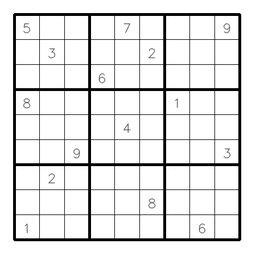
#> input picture Lab Practicals/Lab12/sudoku.png, 256 x 256 px, shrunk from 450 x 450 before the run
$ jupyter execute --allow-errors 1.ipynb
#> lines starting #> are read from the running program, lines starting #| are printed output that depends on the picture; after the words box and inside, x2 and y2 are one past the last pixel; in counts of white or black regions, pixels touching at a corner belong together
[cell 1]
import cv2
import numpy as np
import math
import matplotlib.pyplot as plt

[cell 2]
def gaussian_kernel_5(sigma=1.0):
    k = np.zeros((5, 5), dtype=np.float64)
    for y in range(-2, 3):
        for x in range(-2, 3):
            k[y + 2, x + 2] = math.exp(-(x * x + y * y) / (2 * sigma * sigma))
    return k / k.sum()


def convolve_zero(image, kernel):
    src = np.asarray(image, dtype=np.float64)
    k = np.asarray(kernel, dtype=np.float64)
    kh, kw = k.shape
    ph, pw = kh // 2, kw // 2

    padded = np.zeros((src.shape[0] + 2 * ph, src.shape[1] + 2 * pw), dtype=np.float64)
    padded[ph : ph + src.shape[0], pw : pw + src.shape[1]] = src

    out = np.zeros_like(src)

    for y in range(src.shape[0]):
        for x in range(src.shape[1]):
            total = 0.0
            for ky in range(kh):
                for kx in range(kw):
                    total += padded[y + ky, x + kx] * k[ky, kx]
            out[y, x] = total
    return out


def canny_manual(gray, low, high):
    smooth = convolve_zero(gray, gaussian_kernel_5(1.0))

    sx = np.array([[-1, 0, 1], [-2, 0, 2], [-1, 0, 1]], dtype=float)
    sy = np.array([[-1, -2, -1], [0, 0, 0], [1, 2, 1]], dtype=float)

    gx, gy = convolve_zero(smooth, sx), convolve_zero(smooth, sy)

    mag = np.sqrt(gx * gx + gy * gy)
    angle = np.degrees(np.arctan2(gy, gx))
    angle = np.mod(angle, 180.0)

    nms = np.zeros_like(mag)
    h, w = mag.shape

    for y in range(1, h - 1):
        for x in range(1, w - 1):
            a = angle[y, x]
            if a < 22.5 or a >= 157.5:
                p, q = mag[y, x - 1], mag[y, x + 1]
            elif a < 67.5:
                p, q = mag[y - 1, x + 1], mag[y + 1, x - 1]
            elif a < 112.5:
                p, q = mag[y - 1, x], mag[y + 1, x]
            else:
                p, q = mag[y - 1, x - 1], mag[y + 1, x + 1]

            if mag[y, x] >= p and mag[y, x] >= q:
                nms[y, x] = mag[y, x]

    state = np.zeros((h, w), dtype=np.uint8)
    state[(nms >= low) & (nms < high)] = 1
    state[nms >= high] = 2

    edges = np.zeros((h, w), dtype=np.uint8)
    stack = [(int(y), int(x)) for y, x in zip(*np.nonzero(state == 2))]
    for y, x in stack:
        edges[y, x] = 255

    while stack:
        y, x = stack.pop()
        for dy in (-1, 0, 1):
            for dx in (-1, 0, 1):
                ny, nx = y + dy, x + dx
                if 0 <= ny < h and 0 <= nx < w and state[ny, nx] == 1:
                    state[ny, nx] = 2
                    edges[ny, nx] = 255
                    stack.append((ny, nx))
    return smooth, mag, nms, edges

[cell 3]
messi = cv2.imread("messi.png", cv2.IMREAD_GRAYSCALE)
#> (the rest of this cell did not finish here and is left out)

[cell 4]
plt.subplot(2, 2, 1)
#> (the rest of this cell did not finish here and is left out)

# Q2

[cell 5]
def hough_lines(edge, vote_threshold=100):
    h, w = edge.shape

    rho_max = int(math.ceil(math.sqrt(h * h + w * w)))
    thetas = np.arange(180)

    cos_t = np.cos(np.deg2rad(thetas))
    sin_t = np.sin(np.deg2rad(thetas))

    acc = np.zeros((2 * rho_max + 1, 180), dtype=np.uint32)

    ys, xs = np.nonzero(edge)

    for y, x in zip(ys, xs):
        for ti in range(180):
            rho = int(round(x * cos_t[ti] + y * sin_t[ti]))
            acc[rho + rho_max, ti] += 1

    peaks = []
    for ri in range(acc.shape[0]):
        for ti in range(180):
            if acc[ri, ti] >= vote_threshold:
                peaks.append((ri - rho_max, ti, int(acc[ri, ti])))
    return acc, peaks


def paint_hough_lines(rgb, peaks):
    out = rgb.copy()

    h, w = out.shape[:2]

    for rho, theta, _votes in peaks:
        t = math.radians(theta)
        ct, st = math.cos(t), math.sin(t)
        pts = []

        if abs(st) > 1e-12:
            for x in (0, w - 1):
                y = (rho - x * ct) / st
                if 0 <= y < h:
                    pts.append((int(round(x)), int(round(y))))

        if abs(ct) > 1e-12:
            for y in (0, h - 1):
                x = (rho - y * st) / ct
                if 0 <= x < w:
                    pts.append((int(round(x)), int(round(y))))

        # Remove duplicate intersections while preserving order.
        pts = list(dict.fromkeys(pts))
        if len(pts) < 2:
            continue
        x0, y0 = pts[0]
        x1, y1 = pts[1]
        steps = max(abs(x1 - x0), abs(y1 - y0), 1)

        for i in range(steps + 1):
            x = int(round(x0 + (x1 - x0) * i / steps))
            y = int(round(y0 + (y1 - y0) * i / steps))
            if 0 <= y < h and 0 <= x < w:
                out[y, x] = [255, 0, 0]
    return out

[cell 6]
sudoku = cv2.imread("sudoku.png", cv2.IMREAD_GRAYSCALE)
#> sudoku is the input picture: shape (256, 256); min 0, max 255, mean 228.1
sudoku_rgb = cv2.imread("sudoku.png")
_, _, _, sudoku_edges = canny_manual(sudoku, 50, 150)
#> in convolve_zero, `k = np.asarray(kernel, dtype=np.float64)`: k = [[0.00297, 0.0133, 0.0219, 0.0133, 0.00297], [0.0133, 0.0596, 0.0983, 0.0596, 0.0133], [0.0219, 0.0983, 0.162, 0.0983, 0.0219], [0.0133, 0.0596, 0.0983, 0.0596, 0.0133], [0.00297, 0.0133, 0.0219, 0.0133, 0.00297]]
#> after the loop in convolve_zero (call 2), `for y in range(src.shape[0]):`:
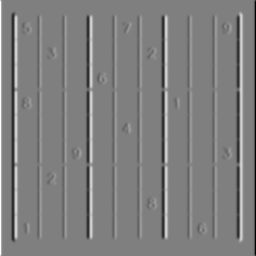
#> out: shape (256, 256) float64; min -964.4, max 964.4, mean 0; drawn with min black and max white
#> after the loop in convolve_zero (call 3), `for y in range(src.shape[0]):`:
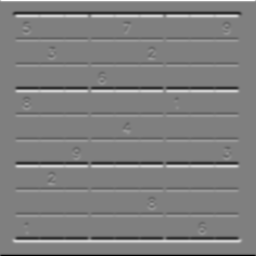
#> out: shape (256, 256) float64; min -964.4, max 964.4, mean 0; drawn with min black and max white
#> in canny_manual, `mag = np.sqrt(gx * gx + gy * gy)`:
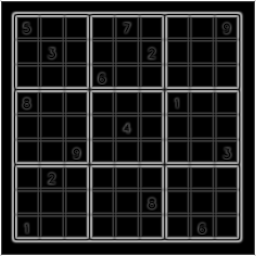
#> mag: shape (256, 256) float64; min 2.84e-14, max 964.4, mean 134.4; drawn with min black and max white
#> in canny_manual, `angle = np.degrees(np.arctan2(gy, gx))`:
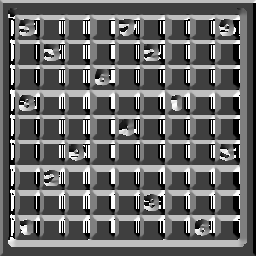
#> angle: shape (256, 256) float64; min -180, max 180, mean -31.9; drawn with min black and max white
#> in canny_manual, `angle = np.mod(angle, 180.0)`:
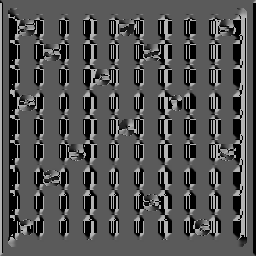
#> angle: shape (256, 256) float64; min 0, max 180, mean 81.7
#> after the loop in canny_manual, `for y in range(1, h - 1):`:
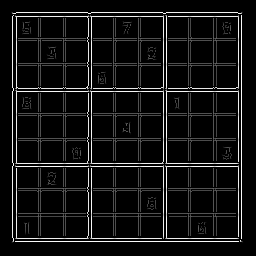
#> nms: shape (256, 256) float64; min 0, max 650.4, mean 48.4; drawn with min black and max white
#> after the loop in canny_manual, `for y, x in stack:`:
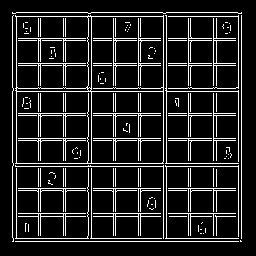
#> edges: shape (256, 256); 12.9% white in thin lines or dots, all inside (x1, y1, x2, y2) = (12, 12, 242, 242)
#> after the loop in canny_manual, `while stack:`:
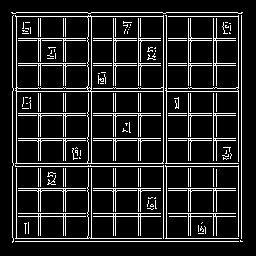
#> edges: shape (256, 256); 13.3% white in thin lines or dots, all inside (x1, y1, x2, y2) = (11, 12, 243, 243)

accumulator, line_peaks = hough_lines(sudoku_edges, 100)
#> in hough_lines, `ys, xs = np.nonzero(edge)`: ys = 8736 values from 12 to 242; xs = 8736 values, max 242 at index 219, min 11 at index 0, mean 125.9
#> the loop in hough_lines, `for y, x in zip(ys, xs):` made 8736 passes
#> x on passes 1 to 3: 11, 12, 16
#> after the loop in hough_lines, `for y, x in zip(ys, xs):`:
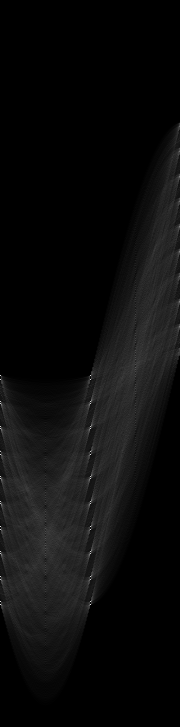
#> acc: shape (727, 180) uint32; min 0, max 229, mean 12
#> after the loop in hough_lines, `for ri in range(acc.shape[0]):`: peaks = 69 items, first 6: (-237, 179, 100), (-212, 179, 107), (-187, 179, 120), (-162, 179, 102), (-137, 179, 120), (-112, 179, 120)
#> line_peaks has the same summary as peaks in hough_lines
sudoku_lines = paint_hough_lines(sudoku_rgb, line_peaks)
#> the loop in paint_hough_lines, `for rho, theta, _votes in peaks:` made 69 passes
#> (rho, theta, _votes, t, ct, st, x0, y0) on passes 1 to 12: (-237, 179, 100, 3.12, -1, 0.0175, 237, 0), (-212, 179, 107, 3.12, -1, 0.0175, 212, 0), (-187, 179, 120, 3.12, -1, 0.0175, 187, 0), (-162, 179, 102, 3.12, -1, 0.0175, 162, 0), (-137, 179, 120, 3.12, -1, 0.0175, 137, 0), (-112, 179, 120, 3.12, -1, 0.0175, 112, 0), (-62, 179, 118, 3.12, -1, 0.0175, 62, 0), (-37, 179, 119, 3.12, -1, 0.0175, 37, 0), (12, 0, 220, 0, 1, 0, 12, 0), (12, 90, 220, 1.57, 6.12e-17, 1, 0, 12), (16, 0, 222, 0, 1, 0, 16, 0), (16, 90, 223, 1.57, 6.12e-17, 1, 0, 16)
#> after the loop in paint_hough_lines, `for rho, theta, _votes in peaks:`:
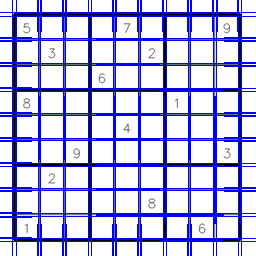
#> out: shape (256, 256, 3); 19.76% of pixels changed, all inside (x1, y1, x2, y2) = (0, 0, 256, 256)

[cell 7]
plt.subplot(1, 2, 1)
plt.imshow(sudoku_edges, cmap="gray")
plt.axis("off")
plt.subplot(1, 2, 2)
plt.imshow(sudoku_lines, cmap="gray")
plt.axis("off")
#> figure, not shown here; B, G, R data is drawn as R, G, B

# Q3

[cell 8]
# [53 lines left out: functions encode_runs, decode_runs, encode_image, decode_image, rlc_metrics, not called in this run]


def resize_bilinear(image, out_h, out_w):
    src = np.asarray(image, dtype=np.float64)

    in_h, in_w = src.shape[:2]

    out = np.zeros((out_h, out_w), dtype=np.float64)

    for r in range(out_h):
        y = (r + 0.5) * in_h / out_h - 0.5
        y = min(max(y, 0.0), in_h - 1.0)
        y0, y1 = int(y), min(int(y) + 1, in_h - 1)
        dy = y - y0

        for c in range(out_w):
            x = (c + 0.5) * in_w / out_w - 0.5
            x = min(max(x, 0.0), in_w - 1.0)
            x0, x1 = int(x), min(int(x) + 1, in_w - 1)
            dx = x - x0

            out[r, c] = (1 - dy) * ((1 - dx) * src[y0, x0] + dx * src[y0, x1])
            +dy * ((1 - dx) * src[y1, x0] + dx * src[y1, x1])

    return np.clip(np.rint(out), 0, 255).astype(np.uint8)


# [10 lines left out: function show_gray, not called in this run]


camera_gray = cv2.imread("cameraman.tif", cv2.IMREAD_GRAYSCALE)
#> (the rest of this cell did not finish here and is left out)
